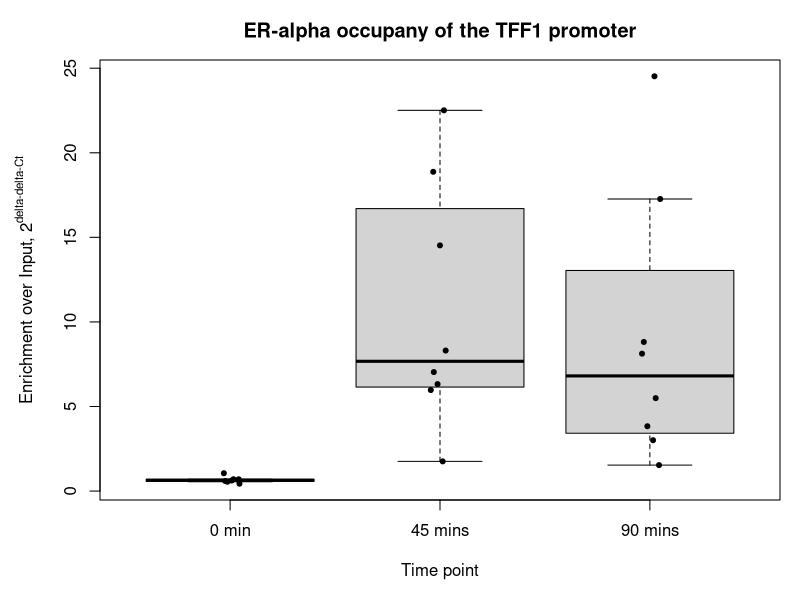

The R source for this figure:
## ---- chunk 1
knitr::opts_chunk$set(echo = TRUE)
## ---- chunk 2
#Set varibles to make time points easier to spot
time0 <- 1
time45 <- 2
time90 <- 3

#Input raw data
qpcr <- list()
qpcr[[time0]] <- read.table("qpcr-0.txt",
                            header = T,
                            sep = "\t",
                            as.is = T)
qpcr[[time45]] <-
    read.table("qpcr-45.txt",
               header = T,
               sep = "\t",
               as.is = T)
qpcr[[time90]] <-
    read.table("qpcr-90.txt",
               header = T,
               sep = "\t",
               as.is = T)

for (time_point in time0:time90)
{
    qpcr[[time_point]][qpcr[[time_point]] == "No Ct"] <- NA
}


#Prepare lists
ct_values <- list()
ct_values_means <- list()
d_ct_values_means <- list()
input_values <- list()
input_mean <- list()
d_input_mean <- list()
dd_ct_values_means <- list()


for (time_point in time0:time90)
{
    #Create object
    ct_values[[time_point]] <- matrix(NA, 0, 2)
    
    #Add reps 1:8 to object
    for (rep in 1:8) {
        y_coord <- rep * 12 - 11
        ct_values[[time_point]] <- rbind(ct_values[[time_point]],
                                         cbind(
                                             as.numeric(qpcr[[time_point]]$Ct..dR[y_coord:(y_coord + 4)]),
                                             as.numeric(qpcr[[time_point]]$Ct..dR[(y_coord + 5):(y_coord +
                                                                                                     9)])
                                         ))
    }
    
    
    
    #Average techical reps from same isogenic replicate
    ct_values_means[[time_point]] <- matrix(NA, 0, 2)
    for (rep in 1:8) {
        y_coord <- rep * 5 - 4
        ct_values_means[[time_point]] <-
            rbind(ct_values_means[[time_point]], colMeans(ct_values[[time_point]][y_coord:(y_coord +
                                                                                               4), 1:2]))
    }
    
    #Import Input from time_point mins
    
    
    input_values[[time_point]] <- cbind(as.numeric(qpcr[[time_point]]$Ct..dR[12 *
                                                                                 (0:4) + 11]),
                                        as.numeric(qpcr[[time_point]]$Ct..dR[12 *
                                                                                 (0:4) + 12]))
    
    #Calucate Average of technical reps.
    input_mean[[time_point]] <-
        colMeans(input_values[[time_point]], na.rm = T)
    
    if (time_point == 2)
    {
        #Plate layout is reversed wrt control and target primers. See lab book.
        d_ct_values_means[[time_point]] <-
            ct_values_means[[time_point]][, 2] - ct_values_means[[time_point]][, 1]
        d_input_mean[[time_point]] <-
            input_mean[[time_point]][2] - input_mean[[time_point]][1]
        
        dd_ct_values_means[[time_point]] <-
            d_ct_values_means[[time_point]] - d_input_mean[[time_point]]
    } else {
        d_ct_values_means[[time_point]] <-
            ct_values_means[[time_point]][, 1] - ct_values_means[[time_point]][, 2]
        d_input_mean[[time_point]] <-
            input_mean[[time_point]][1] - input_mean[[time_point]][2]
        
        dd_ct_values_means[[time_point]] <-
            d_ct_values_means[[time_point]] - d_input_mean[[time_point]]
    }
}

df_ct <- data.frame(cbind(
    2 ^ dd_ct_values_means[[time0]],
    2 ^ dd_ct_values_means[[time45]],
    2 ^ dd_ct_values_means[[time90]]
))
colnames(df_ct) <- c("0 min", "45 mins", "90 mins")

## ---- chunk 3

set.seed(1)
par(mar = c(5, 5, 3, 1))
boxplot(
    df_ct,
    main = "ER-alpha occupany of the TFF1 promoter",
    range = 1,
    ylab = expression(paste(
        "Enrichment over Input, 2" ^ "delta-delta-Ct"
    )),
    xlab = "Time point",
    pch = NA
)
stripchart(
    df_ct,
    add = T,
    vertical = T,
    pch = 20,
    method = "jitter",
    jitter = 0.05
)          

